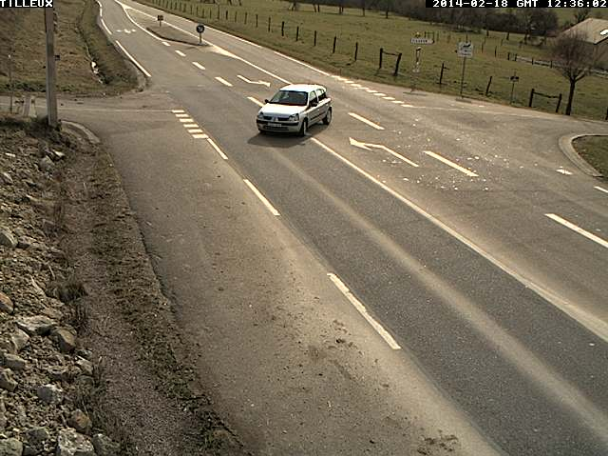
//> input picture input_images/makale_1.png, 608 x 456 px
$ ./cpu_main   (built with g++ and OpenCV 4)
//> lines starting //> are read from the running program, lines starting //| are printed output that depends on the picture
#include <opencv2/core.hpp>
#include <opencv2/imgcodecs.hpp>
#include <opencv2/highgui.hpp>
#include <opencv2/imgproc.hpp>

#include <iostream>
#include <string.h>
#include <math.h>
#include <chrono>
#include <omp.h>

int GuidedBilateralFilterStep(int dimx, int dimy, int ncol, unsigned char const *orig, unsigned char const *guide, int demisize,
							  float sscale, float iscale, float ipower, float gscale, float gpower, float *filtered)
{
	float *sweight = NULL, iweight[257], gweight[256];

	/* spatial weight */
	if ((sweight = (float *)malloc((demisize + 1) * sizeof(float))) == NULL)
		return (0);
	for (int i = 0; i <= demisize; i++)
	{
		if (sscale > 0.0f)
			sweight[i] = exp(-0.5f * (float)(i * i) / (sscale * sscale));
		else
			sweight[i] = 1.0f;
	}

	/* intensity weight */
	for (int i = 0; i <= 256; i++)
	{
		if (ipower != 1.0f)
			iweight[i] = pow(1.0f + (float)(i * i) / (iscale * iscale), ipower - 1.0f);
		else
			iweight[i] = 1.0f;
	}

	/* guide weight */
	for (int i = 0; i <= 255; i++)
	{
		if (gpower != 0.0f)
			gweight[i] = exp(-(pow(1.0f + (float)(i * i) / (gscale * gscale), gpower) - 1.0f) / gpower);
		else
			gweight[i] = 1.0f / (1.0f + (float)(i * i) / (gscale * gscale));
	}

	// this loop is the slow part
	#pragma omp parallel for collapse(2)
	for (int j = 0; j < dimy; j++)
	{
		for (int i = 0; i < dimx; i++)
		{
			int value, ediff, currentGuide[3], diffGuide;
			float wguide, somme, poids, pixelMoy, currentIntensity, diff, rdiff;
			somme = 1e-6f;
			pixelMoy = 0.0f;
			currentIntensity = filtered[j * dimx + i];
			currentGuide[0] = guide[j * dimx + i];
			if (ncol == 3)
			{
				currentGuide[1] = guide[dimx * dimy + j * dimx + i];
				currentGuide[2] = guide[2 * dimx * dimy + j * dimx + i];
			}

			for (int k = -demisize; k <= demisize; k++)
			{
				if ((j + k >= 0) && (j + k < dimy))
				{
					for (int l = -demisize; l <= demisize; l++)
					{
						if ((i + l >= 0) && (i + l < dimx))
						{
							value = orig[(j + k) * dimx + i + l];
							diff = fabs((float)value - currentIntensity);
							ediff = (int)floor(diff);
							rdiff = diff - (float)ediff;
							diffGuide = abs(guide[(j + k) * dimx + i + l] - currentGuide[0]);
							wguide = gweight[diffGuide];
							if (ncol == 3)
							{
								diffGuide = abs(guide[dimx * dimy + (j + k) * dimx + i + l] - currentGuide[1]);
								wguide *= gweight[diffGuide];
								diffGuide = abs(guide[2 * dimx * dimy + (j + k) * dimx + i + l] - currentGuide[2]);
								wguide *= gweight[diffGuide];
							}
							poids = ((1.0f - rdiff) * iweight[ediff] + rdiff * iweight[ediff + 1]) * sweight[abs(k)] * sweight[abs(l)] * wguide;
							somme += poids;
							pixelMoy += poids * (float)value;
						}
					}
				}
			}

			filtered[j * dimx + i] = pixelMoy / somme;
		}
	}

	free(sweight);

	return (1);
}

int GuidedBilateralFilter(int dimx, int dimy, int ncol, unsigned char const *orig, unsigned char const *guide, int demisize, float sscale, float iscale, float ipower, float gscale, float gpower, unsigned char *result)
{
	int i, num = 8;

	/* alloc */
	float *filtered = new float[dimx * dimy];

	/* init image */
	for (i = 0; i < dimx * dimy; i++)
		filtered[i] = (float)(orig[i]);

	/* GNC */
	if (ipower <= 1.0f)
	{
		if (!GuidedBilateralFilterStep(dimx, dimy, ncol, orig, guide, demisize, 0.0, iscale, 1.0, gscale * 5.0, gpower, filtered))
			return (0);
		num--;
	}

	if (ipower <= 0.5f)
	{
		if (!GuidedBilateralFilterStep(dimx, dimy, ncol, orig, guide, demisize, sscale, iscale, 0.5, gscale, gpower, filtered))
			return (0);
		num--;
	}

	if (ipower <= 0.0f)
	{
		if (!GuidedBilateralFilterStep(dimx, dimy, ncol, orig, guide, demisize, sscale, iscale, 0.0, gscale, gpower, filtered))
			return (0);
		num--;
	}

	/* final */
	for (i = 0; i < num; i++)
	{
		if (!GuidedBilateralFilterStep(dimx, dimy, ncol, orig, guide, demisize, sscale, iscale, ipower, gscale, gpower, filtered))
			return (0);
	}

	for (i = 0; i < dimx * dimy; i++)
		result[i] = (unsigned char)(filtered[i]);

	delete[] filtered;

	return (1);
}

// very slow implementation, to improve
// - use cv::cuda functions
// - do not split and merge the color channels, change the above functions for the images with stacked color channels
// - filter is parallelizable, implement it as a cuda plugin
// - decrease the iteration count num = 8 in GuidedBilateralFilter()

// i tried to add cpu multithreading. 647ms in karagag server.
cv::Mat GuidedBilateralFilterToCVImage(cv::Mat origimg_, cv::Mat guideimg_){
	// Guided Bilateral Filter parameters
	int hwsize = 2;
	float sscale = 1.5f, iscale = 10.0f, ipower = 0.0f, gscale = 10.0f, gpower = 1.0f;

	// Threshold parameter
	int threshold = 80;

	// Opening parameters
	int morph_size = 1;
	cv::Mat element = getStructuringElement(
		cv::MORPH_ELLIPSE,
		cv::Size(2 * morph_size + 1,
					2 * morph_size + 1),
		cv::Point(morph_size,
					morph_size));


	omp_set_num_threads(32);

	// cv::imshow("orig", origimg_);
	// cv::imshow("guide", guideimg_);

	cv::Mat origimg[3], guideimg[3];
	cv::split(origimg_, origimg);
	cv::split(guideimg_, guideimg);

	std::vector<cv::Mat> resultmatIIminusIJ;
	resultmatIIminusIJ.reserve(3);

	// bgr color channels loop
	// TODO: i tried to parallize here, but could not
	for (int i = 0; i < 3; i++)
	{
		unsigned char * resultIJ = new unsigned char[origimg[i].rows * origimg[i].cols];
		unsigned char * resultII = new unsigned char[origimg[i].rows * origimg[i].cols];

		GuidedBilateralFilter(origimg[i].rows, origimg[i].cols, origimg[i].channels(), origimg[i].data, guideimg[i].data, hwsize, sscale, iscale, ipower, gscale, gpower, resultIJ);
		cv::Mat resultmatIJ = cv::Mat(origimg[i].rows, origimg[i].cols, CV_8U, resultIJ);

		GuidedBilateralFilter(origimg[i].rows, origimg[i].cols, origimg[i].channels(), origimg[i].data, origimg[i].data, hwsize, sscale, iscale, ipower, gscale, gpower, resultII);
		cv::Mat resultmatII = cv::Mat(origimg[i].rows, origimg[i].cols, CV_8U, resultII);

		cv::Mat resultmatIIminusIJ_channel;
		cv::absdiff(resultmatII, resultmatIJ, resultmatIIminusIJ_channel);

		cv::threshold(resultmatIIminusIJ_channel, resultmatIIminusIJ_channel, threshold, 255, 1);

		morphologyEx(resultmatIIminusIJ_channel, resultmatIIminusIJ_channel,
					 cv::MORPH_OPEN, element,
					 cv::Point(-1, -1), 2);

		resultmatIIminusIJ.emplace_back(resultmatIIminusIJ_channel);

		// cv::imshow("resIJ channel:" + std::to_string(i), resultmatIJ);
		// cv::imshow("resII channel:" + std::to_string(i), resultmatII);
		// cv::imshow("distance channel:" + std::to_string(i), resultmatIIminusIJ_channel);
	}

	cv::Mat mergedresultmatIIminusIJ;
	merge(resultmatIIminusIJ, mergedresultmatIIminusIJ);
	return mergedresultmatIIminusIJ;
}

int main()
{
	cv::Mat origimg_ = cv::imread("../input_images/makale_1.png", cv::IMREAD_COLOR);
//> origimg_ is the input picture: 456 rows x 608 cols, CV_8UC3; mean B, G, R 85.7, 106.2, 117.2
	origimg_.convertTo(origimg_, CV_8U); // just for safety
	cv::Mat guideimg_ = cv::imread("../input_images/makale_0.png", cv::IMREAD_COLOR);
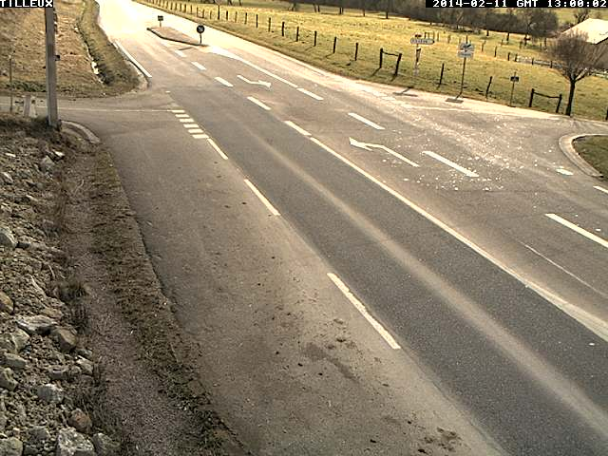
//> input picture input_images/makale_0.png, 608 x 456 px
//> guideimg_ is the input picture: 456 rows x 608 cols, CV_8UC3; mean B, G, R 102.7, 126.3, 139.5
	guideimg_.convertTo(guideimg_, CV_8U); // just for safety

	int n_iter = 1;
	auto start = std::chrono::steady_clock::now();
	cv::Mat result;
	for(int i = 0; i < n_iter; i++)
	result = GuidedBilateralFilterToCVImage(origimg_, guideimg_);
//> this loop made 1 pass
//> pass 1, `result = GuidedBilateralFilterToCVImage(origimg_, guideimg_);`:
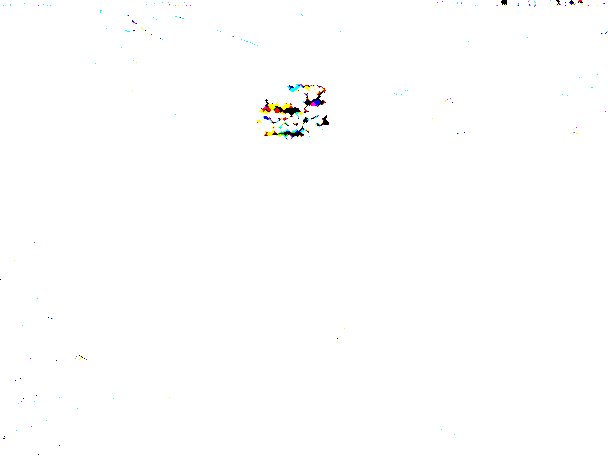
//> result: 456 rows x 608 cols, CV_8UC3; mean B, G, R 254.2, 254.3, 254.2
    auto end = std::chrono::steady_clock::now();
    std::cout << "Elapsed time in milliseconds: "
        << std::chrono::duration_cast<std::chrono::milliseconds>(end - start).count()/n_iter
        << " ms\n";

	// cv::imshow("distance all channels", result);
	// int k = cv::waitKey(0);
	cv::imwrite("../output_images/result_cpu.png", result);

	return 0;
}
